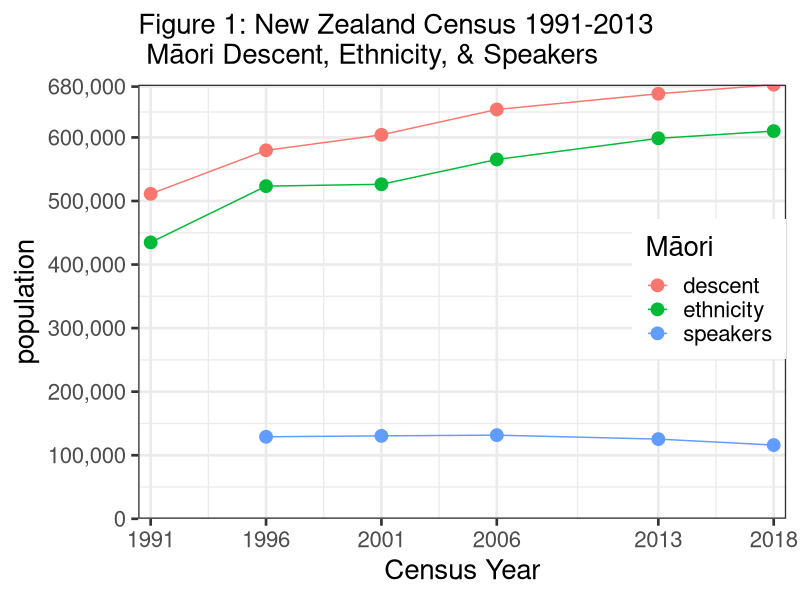
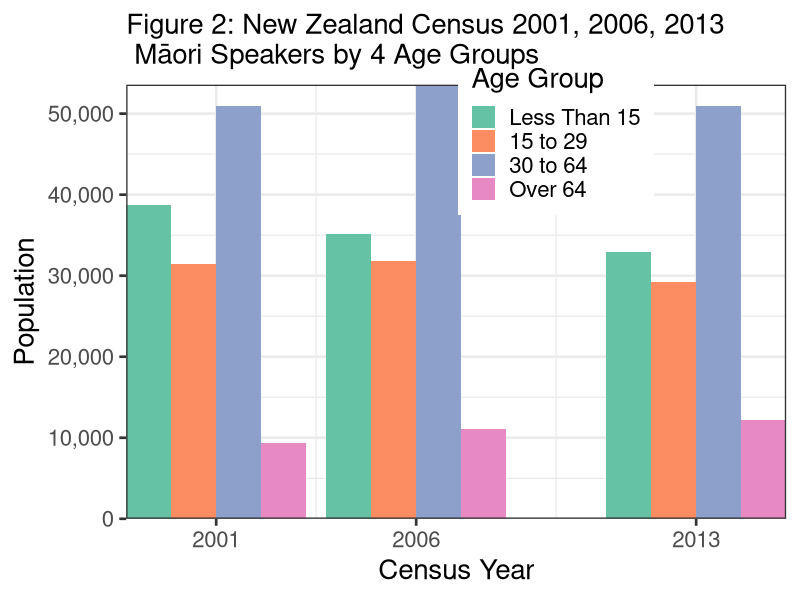
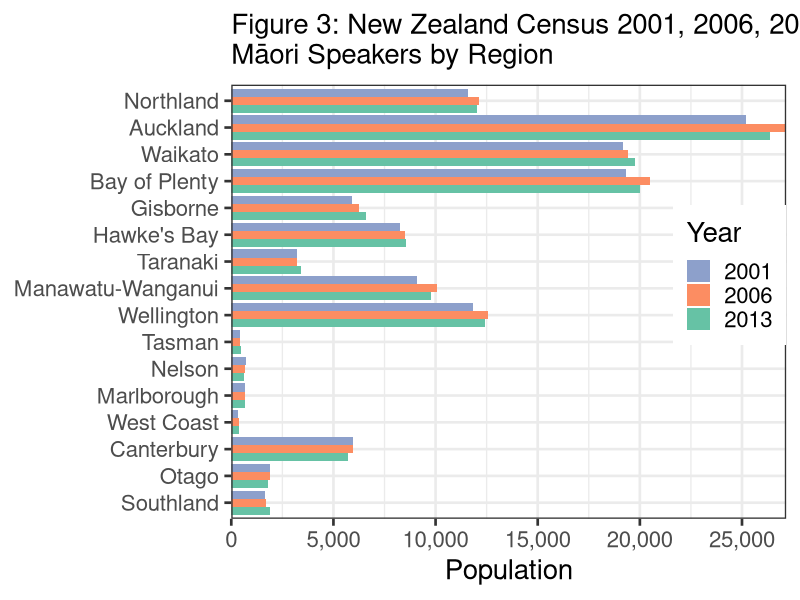
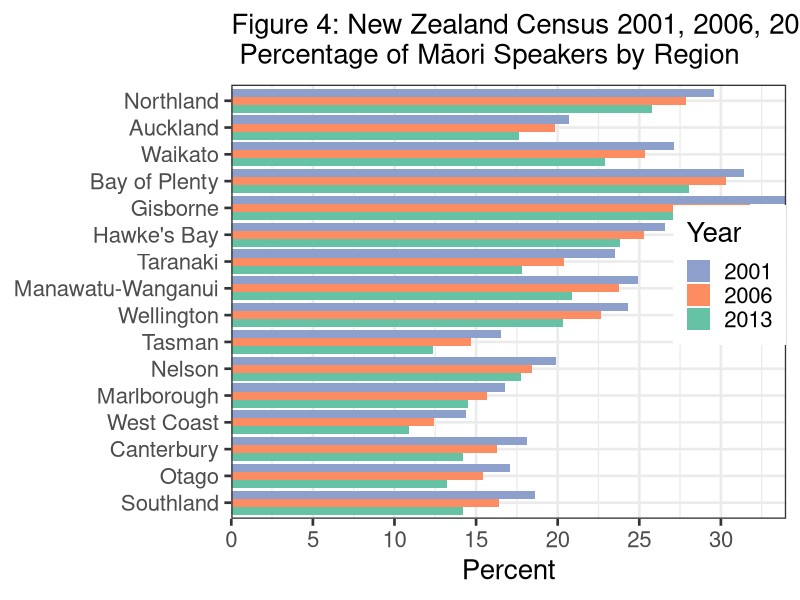
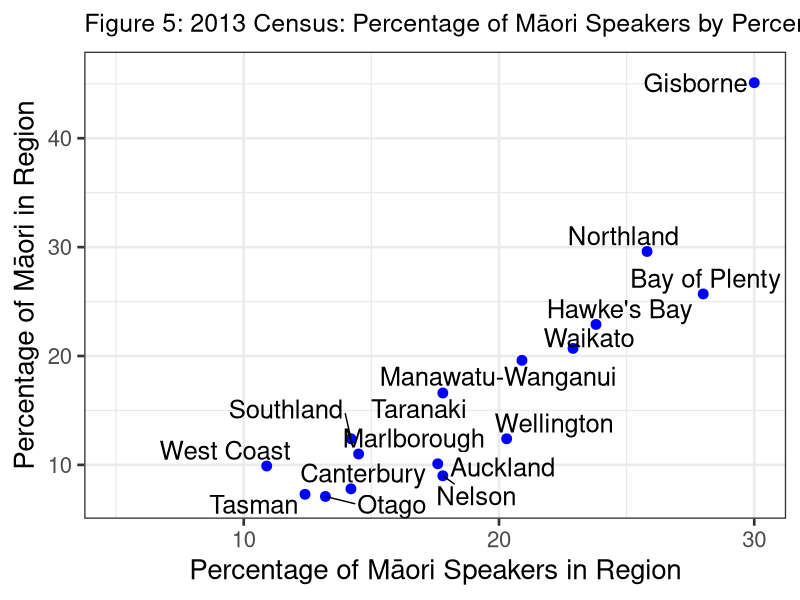
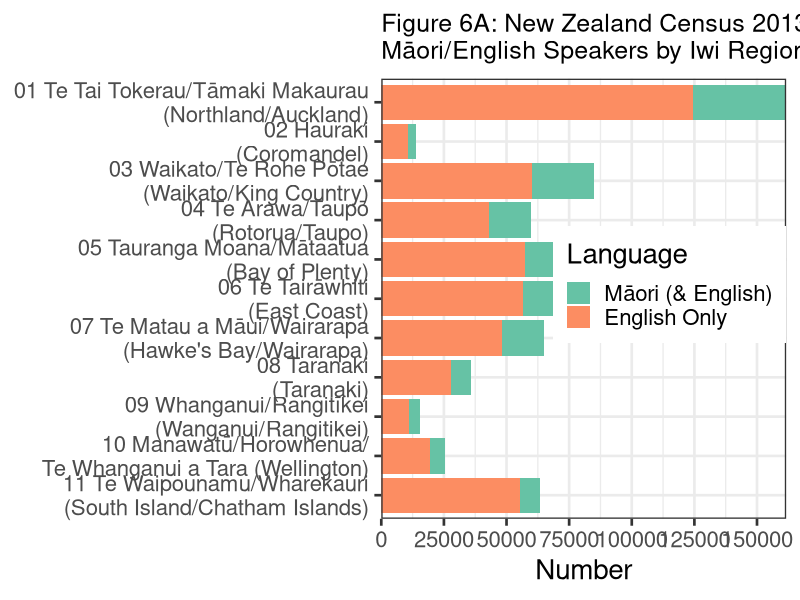
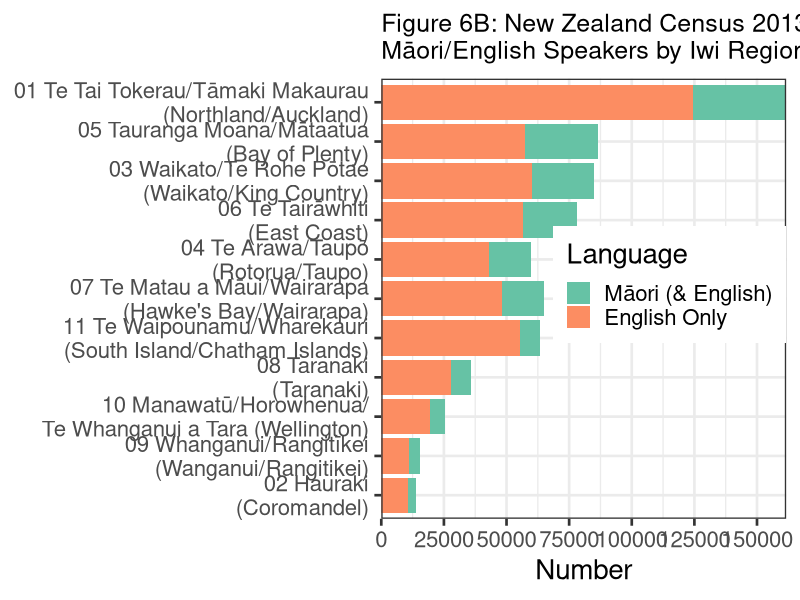
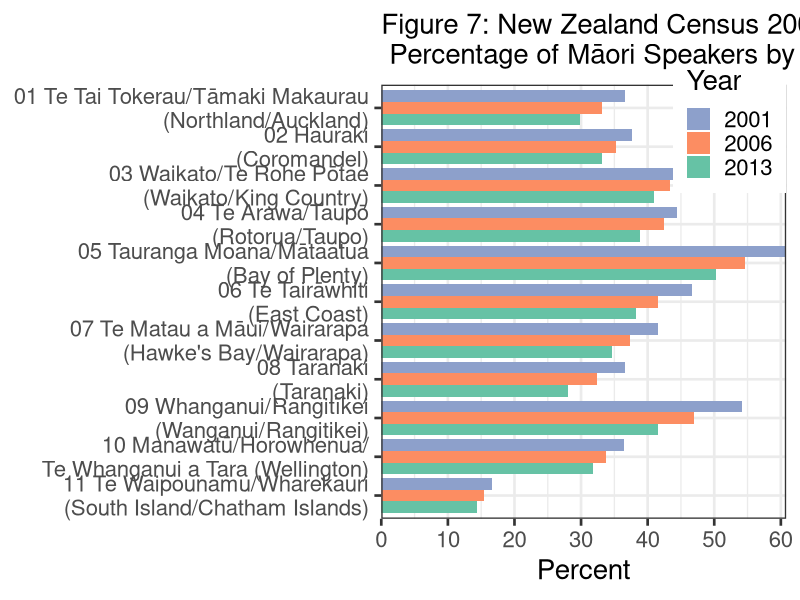

Reproduce these figures in R, in order.
# start R script
# Maori Language stats from NZ Censuses, Peter J Keegan last updated 23 Jan 2016
# all data created in the script, self contained but not best way to do things.
# Done using R via RStudio in OSX, if using Windows etc. check Unicode OK.
# object names mostly lower case, or sometimes lowerCamelCase
# d.. usually indicates dataframe, plot.. indicates plot object
#
#
library(ggplot2);library(ggrepel)
library(reshape2)
library(scales)
#
#
# Section 1 Overview
# Create vectors of NZ Census (Maori) Data, with addition of my 2018 guestimates
#
year <- c(1991, 1996, 2001, 2006, 2013, 2018)
ethnicity <- c(434847, 523371, 526281, 565329, 598605, 610000)
descent <- c(511278, 579714, 604110, 643977, 668724, 683000)
speakers <- c(NA, 129048, 130482, 131613, 125352, 116000) # no lang. qu pre 1996
#
# Combine to R dataframe
#
d001 <- data.frame(year, descent, ethnicity, speakers)
#
rm(descent, ethnicity, speakers, year) # Get rid of redundant vectors
#
# Convert data from wide to long format and stack
#
d001a <- melt(d001, id.vars = "year",
               measure.vars = c("descent", "ethnicity", "speakers"),
              variable.name = "maori",
                 value.name = "population")
#
# plot 1 1st attempt
#
# ggplot(d001a, aes(x = year, y = population, colour = maori, group = maori)) +
# geom_line() + geom_point(size = 4)
#
# plot 1 Final
#
plot01a <- ggplot(d001a, aes(x = year, y = population, colour = maori,
  group = maori)) + labs(colour = "M\u0101ori")
plot01b <- plot01a + ggtitle(paste0("Figure 1: New Zealand Census 1991-2013",
"\n M\u0101ori Descent, Ethnicity, & Speakers"))
plot01c <- plot01b + geom_line() + geom_point(size = 4)
plot01d <- plot01c + scale_y_continuous(labels = comma,
  breaks = c(0, 100000, 200000, 300000, 400000, 500000, 600000, 680000),
  expand = c(0, 0))
plot01e <- plot01d + expand_limits(y = 0, x = 2018) + theme_bw(base_size = 20)
plot01f <- plot01e + scale_x_continuous(name = "Census Year",
  breaks = c(1991, 1996, 2001, 2006, 2013, 2018), expand = c(.02, 0))
plot01g <- plot01f + theme (plot.title = element_text(size = 20))
plot01g + theme(legend.justification=c(1,.1), legend.position=c(1,.4))
#
#
rm(plot01a, plot01b, plot01c, plot01d, plot01e, plot01f)
#
#
# Section 2 Maori Speakers by 4 age groups
#
# Create vectors of NZ Census Data, Maori speakers by age group by year
# (2001, 2006, 2013)
#
year <- c(2001, 2006, 2013)
agelessthan15 <- c(38673, 35151, 32961)
age15to29 <- c(31479, 31860, 29232)
age30to64 <- c(50967, 53574, 50910)
ageover64 <- c(9363, 11031, 12249)
#
# Combine to dataframe
#
d002 <- data.frame(year, agelessthan15, age15to29, age30to64, ageover64)
#
rm(year, agelessthan15, age15to29, age30to64, ageover64) # delete redund vectors
#
# Convert data from wide to long format & stack
#
d002a <- melt(d002, id.vars = "year",
  measure.vars = c("agelessthan15", "age15to29", "age30to64", "ageover64"),
  variable.name = "agegroup",
  value.name = "pop")
#
#
#
# plot 2, 1st attempt
#
# plot02a <- ggplot(d002a, aes(x = year, y = pop, fill = agegroup)) +
# geom_bar(position = "dodge", stat = "identity")
# plot02a + theme_bw(base_size = 20) +
# ggtitle("Census: Maori language speakers by 4 Age Groups")
#
# change plot 2 colours
#
plot02a <- ggplot(d002a, aes(x = year, y = pop, fill = agegroup)) +
  geom_bar(position = "dodge", stat = "identity")
plot02b <- plot02a + scale_fill_brewer(palette = "Set2", name = "Age Group",
  labels = c("Less Than 15", "15 to 29", "30 to 64", "Over 64")) +
  theme_bw(base_size = 20)
plot02c <- plot02b + ggtitle(paste0("Figure 2: New Zealand Census 2001, 2006, ",
"2013 \n M\u0101ori Speakers by 4 Age Groups"))
plot02d <- plot02c + scale_y_continuous(name = "Population", labels = comma,
  breaks = c(0, 10000, 20000, 30000, 40000, 50000, 60000), expand = c(0, 0))
plot02e <- plot02d + scale_x_continuous(name = "Census Year",
  breaks = c(2001, 2006, 2013), expand = c(0, 0))
plot02f <- plot02e + theme (plot.title = element_text(size = 20))
plot02f + theme(legend.justification=c(1,0), legend.position=c(.8,.7))
#
rm(plot02a, plot02b, plot02c, plot02d, plot02e)
#
#
# Section 3
#
# New Zealand Census, No. of Maori language speakers by Regions, 2001 to 2013
#
# Create vectors of Stats Census Regions
#
rorder <- c(1, 2, 3, 4, 5, 6, 7, 8, 9, 10, 11, 12, 13, 14, 15, 16)
#
cregion <- c("Northland", "Auckland", "Waikato", "Bay of Plenty", "Gisborne",
  "Hawke's Bay", "Taranaki", "Manawatu-Wanganui", "Wellington",
  "Tasman", "Nelson", "Marlborough", "West Coast", "Canterbury",
  "Otago", "Southland")
cregionrev <- rev(cregion)
#
#
#
spr2001 <- c(12045, 26373, 19749, 19995, 6591, 8550, 3423, 9795, 12423, 459,
  639, 654, 366, 5712, 1800, 1872)
pop2001 <- c(40734, 127626, 72822, 63654, 19365, 32085, 14559, 39267, 51123,
  2778, 3219, 3894, 2547, 31635, 10545, 10038)
per2001 <- c(29.6, 20.7, 27.1, 31.4, 34, 26.6, 23.5, 24.9, 24.3, 16.5,
  19.9, 16.8, 14.4, 18.1, 17.1, 18.6)
spr2006 <- c(12141, 27162, 19422, 20508, 6276, 8493, 3216, 10047, 12552,
  450, 666, 669, 363, 5979, 1896, 1710)
pop2006 <- c(43530, 137133, 76572, 67662, 19761, 33555, 15798, 42285,
  55437, 3063, 3615, 4275, 2916, 36669, 12273, 10422)
per2006 <- c(27.89, 19.81, 25.36, 30.31, 31.76, 25.31, 20.36, 23.76,
  22.64, 14.69, 18.42, 15.65, 12.45, 16.31, 15.45, 16.41)
spr2013 <- c(11586, 25173, 19176, 19326, 5901, 8256, 3228, 9114, 11841,
  426, 741, 693, 345, 5958, 1902, 1647)
pop2013 <- c(44931, 142770, 83742, 68943, 19683, 34662, 18150, 43599,
  58338, 3441, 4167, 4776, 3171, 41910, 14385, 11607)
per2013 <- c(25.79, 17.63, 22.9, 28.03, 29.98, 23.82, 17.79, 20.9,
  20.3, 12.38, 17.78, 14.51, 10.88, 14.22, 13.22, 14.19)
#
d003 <- data.frame(rorder, cregion, spr2001, pop2001, per2001,
  spr2006, pop2006, per2006, spr2013, pop2013, per2013)
#
rm(rorder, spr2001, pop2001, per2001, spr2006, pop2006,
  per2006, spr2013, pop2013, per2013)
#
d003a <- d003[c(2, 9, 6, 3)]
#
d003b <- melt(d003a, id.vars = "cregion",
    measure.vars = c("spr2001", "spr2006", "spr2013"),
    variable.name = "Year",
    value.name = "Population")
#
# plot 3 1st basic, then improve
#
# ggplot(d003b, aes(x = cregion, y = Population, fill = Year)) +
# geom_bar(position = "dodge", stat = "identity")
#
#
# plot 3 final plot
#
plot03c <- ggplot(d003b, aes(x = cregion, y = Population, fill = Year)) +
  geom_bar(position = "dodge", stat = "identity")
plot03d <- plot03c + coord_flip() + theme_bw(base_size = 20) +
  theme (plot.title = element_text(size=20))
plot03e <- plot03d + scale_fill_brewer(palette = "Set2",
  labels =c("2013", "2006", "2001"))
plot03f <- plot03e + ggtitle(paste0("Figure 3: New Zealand Census 2001, 2006, ",
"2013\nM\u0101ori Speakers by Region"))
plot03g <- plot03f + scale_x_discrete(limits = cregionrev)
plot03f <- plot03g + scale_y_continuous(labels = comma,
  breaks = c(0, 5000, 10000, 15000, 20000, 25000, 30000), expand = c(0, 0))
plot03g <- plot03f + guides(fill = guide_legend(reverse=TRUE)) +
  theme(axis.title.y = element_blank())
plot03g + theme(legend.justification=c(1,0), legend.position=c(1,.4))
#
rm(plot03c, plot03d, plot03e, plot03f)
#
#
# Section 4 #
#
# New Zealand Census % of Maori language speakers by Regions, 2001 to 2013
#
d004a <- d003[c(2, 11, 8, 5)]
#
d004b <- melt(d004a, id.vars = "cregion",
                measure.vars = c("per2013", "per2006", "per2001"),
                variable.name = "Year",
                   value.name = "Percent")
#
#
#names(d004b) <- c("Region", "Year", "Percent")
#
# plot 4, 1st basic then improve
#
# plot4a <- ggplot(d004b, aes(x=Region, y=Percent, fill=Year)) +
# geom_bar(position="dodge", stat="identity")
# plot4a + theme_bw(base_size = 16) +
# ggtitle("Census: % of Maori language speakers by Region") + coord_flip()
#
# plot 4 change plot colours
#
# plot04b <- ggplot(d004b, aes(x=Region, y=Percent, fill=Year)) +
# geom_bar(position="dodge", stat="identity")
# plot04bb <- cplot04b + scale_fill_brewer(palette="Set2") +
# theme_bw(base_size = 16) + coord_flip()
# plot04bb + ggtitle("Census: % Maori language speakers by Region")
#
# plot 4 add region labels
#
# plot04c <- ggplot(d004b, aes(x=Region, y=Percent, fill=Year)) +
# geom_bar(position="dodge", stat="identity")
# plot04d <- plot04c + scale_fill_brewer(palette="Set2") +
# theme_bw(base_size = 16)
# plot04e <- plot04d + ggtitle("Fig. 4: Census: % of Maori speakers by Region")
# plot04e + scale_x_discrete(limits=c("Southland", "Otago", "Canterbury",
# "West Coast", "Marlborough", "Nelson", "Tasman", "Wellington",
# "Manawatu-Wanganui", "Taranaki", "Hawke's Bay", "Gisborne",
# "Bay of Plenty", "Waikato", "Auckland", "Northland")) +
# theme(axis.title.y = element_blank())
#
# plot 4 Final, get legend labels correct and in order
#
plot04h <- ggplot(d004b, aes(x = cregion, y = Percent, fill = Year)) +
  geom_bar(position = "dodge", stat = "identity")
plot04i <- plot04h + scale_fill_brewer(palette = "Set2",
  labels =c("2013", "2006", "2001")) + coord_flip()
plot04j <- plot04i + theme_bw(base_size = 20)
plot04k <- plot04j + ggtitle(paste0("Figure 4: New Zealand Census 2001, 2006, ",
"2013\n Percentage of M\u0101ori Speakers by Region"))
plot04l <- plot04k + scale_x_discrete(limits = cregionrev)
plot04m <- plot04l + theme(axis.title.y = element_blank())
plot04n <- plot04m + scale_y_continuous(breaks = c(0, 5, 10, 15, 20, 25, 30,
  35), expand = c(0, 0))
plot04o <- plot04n + guides(fill = guide_legend(reverse = TRUE))
plot04p <- plot04o + theme (plot.title = element_text(size = 20))
plot04p + theme(legend.justification=c(1,0), legend.position=c(1,.4))
#
rm(plot04h, plot04i, plot04j, plot04k, plot04l, plot04m, plot04n, plot04o)
#
# Section 5
#
# NZ Census Data % of Maori speakers by Regions vs. % of total Regional pop.2013
#
# Create vectors of NZ Census Data for 2013
#
# Region (already created)
#
perSpkr13 <- c(25.8, 17.6, 22.9, 28.0, 30.0, 23.8, 17.8, 20.9, 20.3,
  12.4, 17.8, 14.5, 10.9, 14.2, 13.2, 14.2)
#
perPop13 <- c(29.6, 10.1, 20.7, 25.7, 45.1, 22.9, 16.6, 19.6, 12.4,
  7.3, 9.0, 11.0, 9.9, 7.8, 7.1, 12.4)
#
# Combine to dataframe
#
d005 <- data.frame(cregion, perSpkr13, perPop13)
#
rm(perSpkr13, perPop13)
#
#
#
# plot 5, basic then improve
#
# plot05 <- ggplot(d005, aes(x=perSpkr13, y=perPop13, fill=cregion)) +
# geom_point() + theme_bw(base_size = 16)
# plot05 + ggtitle("2013 Census: % Speakers by % of Region Pop.")
#
# plot 5 - add labels, hide key
#
# plot5a <- ggplot(d005, aes(x=perSpkr13, y=perPop13, fill=cregion)) +
# geom_point() + theme_bw(base_size = 16)
# plot5b <- plot5a + geom_text(aes(label=Region), hjust=1.1, vjust=.5, size=6) +
# xlim(5,40)+ ylim(5,50)
# plot5b + guides(fill=FALSE) +
# ggtitle("2013 Census: Maori % Speakers by % of Region Pop.")
#
# Plot 5, ex final R plot 2015
#
# plot05c <- ggplot(d005, aes(x = perSpkr13, y = perPop13, fill = cregion)) +
#   geom_point(colour = "blue", size = 4)
# plot05d <- plot05c + theme_bw(base_size = 20) + guides(fill=FALSE)
# plot05e <- plot05d + ggtitle(paste0("Figure 5: 2013 Census: % of M\u0101ori ",
# "Speakers by Percentage Region Population"))
# plot05f <- plot05e + theme (plot.title = element_text(size = 18))
# plot05g <- plot05f + geom_text(aes(label = cregion), hjust = 1.1,
#   vjust = .5, size = 6) + xlim(5, 30) + ylim(7, 46)
# plot05g + xlab("Percentage of M\u0101ori Speakers in Region") +
#   ylab("Percentage of M\u0101ori in Region")
#
# rm(plot05c, plot05d, plot05e, plot05f)
#
# Plot 5, Final R plot 2016
# use Geoms from ggrepel to fix overlapping labels
#
plot05cc <- ggplot(d005, aes(x = perSpkr13, y = perPop13, fill = cregion)) +
  geom_point(colour = "blue", size = 3)
plot05cd <- plot05cc + theme_bw(base_size = 20) + guides(fill=FALSE)
plot05ce <- plot05cd + ggtitle(paste0("Figure 5: 2013 Census: Percentage ",
    "of M\u0101ori Speakers by Percentage Region Population"))
plot05cf <- plot05ce + theme (plot.title = element_text(size = 18))
plot05cg <- plot05cf + geom_text_repel(aes(perSpkr13, perPop13, label = cregion),
    size = 6.5, force = 1) + xlim(5, 30) + ylim(7, 46)
plot05cg + xlab("Percentage of M\u0101ori Speakers in Region") +
  ylab("Percentage of M\u0101ori in Region")
#
rm(plot05cc, plot05cd, plot05ce, plot05cf)
#
#
#
# Section 6
#
# Create vectors of NZ Iwi-Region speakers of Maori for 2001, 2006, 2013
#
iwiregion <- c("01 Te Tai Tokerau/Tāmaki Makaurau\n (Northland/Auckland)",
  "02 Hauraki\n (Coromandel)",
  "03 Waikato/Te Rohe Pōtae\n (Waikato/King Country)",
  "04 Te Arawa/Taupō\n (Rotorua/Taupo)",
  "05 Tauranga Moana/Mātaatua\n (Bay of Plenty)",
  "06 Te Tairāwhiti\n (East Coast)",
  "07 Te Matau a Māui/Wairarapa\n (Hawke's Bay/Wairarapa)",
  "08 Taranaki\n (Taranaki)",
  "09 Whanganui/Rangitīkei\n (Wanganui/Rangitikei)",
  "10 Manawatū/Horowhenua/\n Te Whanganui a Tara (Wellington)",
  "11 Te Waipounamu/Wharekauri\n (South Island/Chatham Islands)")
#
iwiregionrev <- rev(iwiregion) # useful for plots
#
#
#
c2001M <- c(36012, 2508, 21954, 15708, 26454, 21429, 15696, 7149, 3990, 4569,
  6468)
c2001E <- c(98220, 6663, 46077, 35322, 43473, 45948, 37812, 19497, 7356,
  12525, 38856)
c2001T <- c(134232, 9171, 68031, 51030, 69927, 67377, 53508, 26646,
  11346, 17094, 45324)
c2001Per <- c(36.6, 37.6, 47.6, 44.4, 60.8, 46.6, 41.5, 36.6, 54.2, 36.4, 16.6)
c2006M <- c(39285, 3363, 22848, 16599, 28935, 23226, 17229, 7869, 4449,
  5295, 7710)
c2006E <- c(118527, 9504, 52665, 39063, 52947, 55809, 45966, 24234,
  9450, 15693, 49881)
c2006T <- c(157812, 12867, 75513, 55662, 81882, 79035, 63195, 32103,
  13899, 20988, 57591)
c2006Per <- c(33.1, 35.3, 43.3, 42.4, 54.6, 41.6, 37.4, 32.4, 47, 33.7, 15.4)
c2013M <- c(37140, 3492, 24666, 16743, 28890, 21588, 16680, 7842,
  4569, 6141, 7944)
c2013E <- c(124503, 10539, 60237, 43062, 57459, 56412, 48132, 27963,
  11001, 19287, 55284)
c2013T <- c(161643, 14031, 84903, 59805, 86349, 78000, 64812, 35805,
  15570, 25428, 63228)
c2013Per <- c(29.8, 33.1, 40.9, 38.8, 50.2, 38.2, 34.6, 28,
  41.5, 31.8, 14.3)
#
# Combine to dataframe
#
d006 <- data.frame(iwiregion, c2001M, c2001E, c2001T, c2001Per, c2006M,
  c2006E, c2006T, c2006Per, c2013M, c2013E, c2013T, c2013Per)
rm(c2001M, c2001E, c2001T, c2001Per, c2006M, c2006E, c2006T,
  c2006Per, c2013M, c2013E, c2013T, c2013Per)
#
d006a <- d006[c(1, 13, 9, 5)]
#
d006b <- melt(d006a, id.vars = "iwiregion")
names(d006b) <- c("iwiregion", "Year", "Percent")
#
d006c <- d006[c(1, 10, 11)]
d006d <- melt(d006c, id.vars = "iwiregion")
names(d006d) <- c("iwiregion", "Language", "Number")
#
# Plot 6
#
#
# plot06a <- ggplot(d006d, aes(x=iwiregion, y=Number, fill=Language)) +
# geom_bar(stat="identity")
# plot06a+ theme_bw(base_size = 18) +
# ggtitle("Maori/English Speakers by Iwi Region") + coord_flip()
#
#
plot06b <- ggplot(d006d, aes(x = iwiregion, y = Number, fill = Language)) +
  geom_bar(stat = "identity")
plot06c <- plot06b + ggtitle(paste0("Figure 6A: New Zealand Census 2013\n",
"M\u0101ori/English Speakers by Iwi Region"))
plot06d <- plot06c + theme_bw(base_size = 20) + coord_flip()
plot06e <- plot06d + theme (plot.title = element_text(size = 18))
plot06f <- plot06e + scale_fill_brewer(palette = "Set2",
  labels = c("M\u0101ori (& English)", "English Only"))
plot06g <- plot06f + scale_x_discrete(limits = iwiregionrev) +
  theme(axis.title.y = element_blank())
plot06h <- plot06g + scale_y_continuous(breaks = c(0, 25000, 50000, 75000,
  100000, 125000, 150000), expand = c(0, 0))
plot06h + theme(legend.justification=c(1,0), legend.position=c(1,.4))
#
rm(plot06b, plot06c, plot06d, plot06e, plot06f, plot06g)
#
# plot 6 reordered
#
plot06p <- ggplot(d006d, aes(x = iwiregion, y = Number, fill = Language)) +
  geom_bar(stat = "identity")
plot06q <- plot06p + ggtitle(paste0("Figure 6B: New Zealand Census 2013 \n",
"M\u0101ori/English Speakers by Iwi Region"))
plot06r <- plot06q + theme_bw(base_size = 20) + coord_flip() +
  theme(axis.title.y = element_blank())
plot06s <- plot06r + theme (plot.title = element_text(size = 18))
plot06t <- plot06s +
  scale_fill_brewer(palette = "Set2",
  labels =c("M\u0101ori (& English)", "English Only"))
plot06u <- plot06t + scale_x_discrete(limits =c("02 Hauraki\n (Coromandel)",
  "09 Whanganui/Rangitīkei\n (Wanganui/Rangitikei)",
  "10 Manawatū/Horowhenua/\n Te Whanganui a Tara (Wellington)",
  "08 Taranaki\n (Taranaki)",
  "11 Te Waipounamu/Wharekauri\n (South Island/Chatham Islands)",
  "07 Te Matau a Māui/Wairarapa\n (Hawke's Bay/Wairarapa)",
  "04 Te Arawa/Taupō\n (Rotorua/Taupo)",
  "06 Te Tairāwhiti\n (East Coast)",
  "03 Waikato/Te Rohe Pōtae\n (Waikato/King Country)",
  "05 Tauranga Moana/Mātaatua\n (Bay of Plenty)",
  "01 Te Tai Tokerau/Tāmaki Makaurau\n (Northland/Auckland)"))
plot06v <- plot06u + scale_y_continuous(breaks = c(0, 25000, 50000, 75000,
  100000, 125000, 150000), expand = c(0, 0))
plot06v + theme(legend.justification=c(1,0), legend.position=c(1,.4))
#
rm(plot06p, plot06q, plot06r, plot06s, plot06t, plot06u)
#
# Section 7
# plot 7
#
# plot07 <- ggplot(d006b, aes(x=IwiRegion, y=Percent, fill=Year)) +
# geom_bar(position="dodge", stat="identity")
# plot07 + theme_bw(base_size = 16) +
# ggtitle("Census: Percentage of Maori language speakers by Iwi Region") +
# coord_flip()
#
plot07a <- ggplot(d006b, aes(x = iwiregion, y = Percent, fill = Year)) +
  geom_bar(position = "dodge", stat = "identity")
plot07b <- plot07a + coord_flip() + theme_bw(base_size = 20)
plot07c <- plot07b +
  scale_fill_brewer(palette = "Set2", labels = c("2013", "2006", "2001"))
plot07d <- plot07c + ggtitle(paste0("Figure 7: New Zealand Census 2001, 2006, ",
"2013\n Percentage of M\u0101ori Speakers by Iwi Region"))
plot07e <- plot07d + theme (plot.title = element_text(size = 20))
plot07f <- plot07e + scale_x_discrete(limits = iwiregionrev)
plot07g <- plot07f + scale_y_continuous(breaks = c(0, 10, 20, 30,
  40, 50, 60), expand = c(0, 0))
plot07h <- plot07g + guides(fill = guide_legend(reverse = TRUE)) +
  theme(axis.title.y = element_blank())
plot07h + theme(legend.justification=c(1,0), legend.position=c(1, .75))
#
rm(plot07a, plot07b, plot07c, plot07d, plot07e, plot07f, plot07g)
#
# Section 8, iwi 10k+, 2013
#
iwi10k <-c("Ngapuhi", "Ngati Porou", "Ngai Tahu / Kai Tahu", "Waikato",
  "Ngati Tuwharetoa", "Ngati Maniapoto", "Tuhoe",
  "Ngati Kahungunu ki Te Wairoa", "Te Arawa",
  "Ngati Kahungunu, region unspecified", "Te Rarawa", "Ngati Awa",
  "Te Atiawa (Taranaki)", "Ngati Raukawa (ki te Tonga)",
  "Ngati Whatua", "Te Whanau-a-Apanui","Ngaiterangi",
  "Whakatohea", "Tainui", "Te Ati Hau Nui-a-Paparangi",
  "Ngati Kahungunu ki Heretaunga", "Ngati Raukawa (Waikato)")
iwi10krev  <- rev(iwi10k)
m2001 <-c(26646, 19431, 5148, 12636, 8958, 8031, 12363, 4332, 5241, 7278,
  4107, 4746, 2070, 3084, 3447, 4353, 3609, 3474, 3786, 3342, 2460, 1497)
e2001 <-c(76005, 41907, 33639, 23118, 20184, 19041, 16923, 10236, 11325,
  17481, 7347, 8247, 7953, 7860, 8580, 5562, 5853, 6438, 8940, 5433,
  4428, 3609)
t2001 <-c(102651, 61338, 38787, 35754, 29142, 27072, 29286, 14568, 16566,
  24759, 11454, 12993, 10023, 10944, 12027, 9915, 9462, 9912, 12726, 8775,
  6888, 5106)
per2001 <-c(26.0, 31.7, 13.3, 35.3, 30.7, 29.7, 42.2, 29.7, 31.6, 29.4,
  35.9, 36.5, 20.7, 28.2, 28.7, 43.9, 38.1, 35.0, 29.8, 38.1, 35.7, 29.3)
m2006 <-c(29733, 21153, 5973, 11412, 10428, 9375, 13344, 5535, 7458, 4977,
  4959, 5133, 2391, 3444, 4194, 4821, 4209, 4014, 4128, 3684, 3084, 2244)
e2006 <-c(92805, 51084, 43110, 22203, 24300, 24291, 19500, 15432, 15978,
  13920, 9960, 10164, 10383, 9786, 10581, 6993, 7986, 8106, 10221, 6807,
  6447, 5862)
t2006 <-c(122538, 72237, 49083, 33615, 34728, 33666, 32844, 20967, 23436,
  18897, 14919, 15297, 12774, 13230, 14775, 11814, 12195, 12120, 14349,
  10491, 9531, 8106)
per2006 <-c(24.3, 29.3, 12.2, 33.9, 30.0, 27.8, 40.6, 26.4, 31.8, 26.3,
  33.2, 33.6, 18.7, 26.0, 28.4, 40.8, 34.5, 33.1, 28.8, 35.1, 32.4, 27.7)
m2013 <-c(28053, 19425, 6270, 12879, 10011, 9429, 13413, 5460, 5670,
  4422, 5064, 5262, 2679, 3678, 3732, 5058, 4347, 3819, 2544, 3738, 3300,
  2763)
e2013 <-c(97302, 51447, 48132, 27252, 25776, 25902, 21522, 15492, 14046,
  14049, 11349, 10884, 12477, 11343, 10995, 7797, 8496, 8334, 9264, 7947,
  7656, 7254)
t2013 <-c(125355, 70872, 54402, 40131, 35787, 35331, 34935, 20952, 19716,
  18471, 16413, 16146, 15156, 15021, 14727, 12855, 12843, 12153, 11808,
  11685, 10956, 10017)
per2013 <-c(22.4, 27.4, 11.5, 32.1, 28.0, 26.7, 38.4, 26.1, 28.8, 23.9,
  30.9, 32.6, 17.7, 24.5, 25.3, 39.3, 33.8, 31.4, 21.5, 32.0, 30.1, 27.6)
#
d008 <- data.frame(iwi10k, m2001, e2001, t2001, per2001, m2006, e2006, t2006,
per2006, m2013, e2013, t2013, per2013)
#
rm(m2001, e2001, t2001, per2001, m2006, e2006, t2006, per2006, m2013,
  e2013, t2013, per2013)
#
d008a <- d008[c(1, 13, 9, 5)]
#
d008b <- melt(d008a, id.vars = "iwi10k")
names(d008b) <- c("iwi10k", "Year", "Percent")
#
d008c <- d008[c(1, 10, 11)]
d008d <- melt(d008c, id.vars = "iwi10k")
names(d008d) <- c("iwi10k", "Language", "Number")
#
# plot08a <- ggplot(d008d, aes(x=Iwi, y=Number, fill=Language)) +
# geom_bar(stat="identity")
# plot08a+ theme_bw(base_size = 18) +
# ggtitle("Maori/English Speakers by Major Iwi") + coord_flip()
#
#
plot08b <- ggplot(d008d, aes(x = iwi10k, y = Number, fill = Language)) +
  geom_bar(stat = "identity")
plot08c <- plot08b + ggtitle(paste0("Figure 8: New Zealand Census 2013\n",
"M\u0101ori/English Speakers by Major Iwi"))
plot08d <- plot08c + theme_bw(base_size = 20) + coord_flip()
plot08e <- plot08d + theme (plot.title = element_text(size=20))
plot08f <- plot08e+ theme(axis.title.y = element_blank())
plot08g <- plot08f + scale_fill_brewer(palette = "Set2",
  labels = c("M\u0101ori (& English)", "English Only"))
plot08h <- plot08g + scale_x_discrete(limits = iwi10krev)
plot08i <- plot08h + scale_y_continuous(breaks = c(0, 20000, 40000, 60000,
  80000, 100000, 120000), expand = c(0, 0))
plot08i + theme(legend.justification=c(1,0), legend.position=c(1,.4))
#
rm(plot08b, plot08c, plot08d, plot08e, plot08f, plot08g, plot08h)
#
#
plot08m <- ggplot(d008b, aes(x = iwi10k, y = Percent, fill = Year)) +
  geom_bar(position = "dodge", stat = "identity")
plot08n <- plot08m + coord_flip() + theme_bw(base_size = 20)
plot08o <- plot08n + scale_fill_brewer(palette = "Set2",
  labels = c("2013", "2006", "2001"))
plot08p <- plot08o + ggtitle(paste0("Figure 9: New Zealand Census 2001, 2006, ",
"2013\n Percentage of M\u0101ori Speakers by Major Iwi"))
plot08q <- plot08p + theme (plot.title = element_text(size=20))
plot08r <- plot08q + scale_x_discrete(limits = iwi10krev)
plot08s <- plot08r + scale_y_continuous(breaks = c(0, 10, 20, 30,
                                        40), expand = c(0, 0))
plot08t <- plot08s + guides(fill = guide_legend(reverse = TRUE)) +
  theme(axis.title.y = element_blank())
plot08t + theme(legend.justification=c(1,0), legend.position=c(1,.4))
#
rm(plot08m, plot08n, plot08o, plot08p, plot08q, plot08r, plot08s)
#
#
# end of R script
